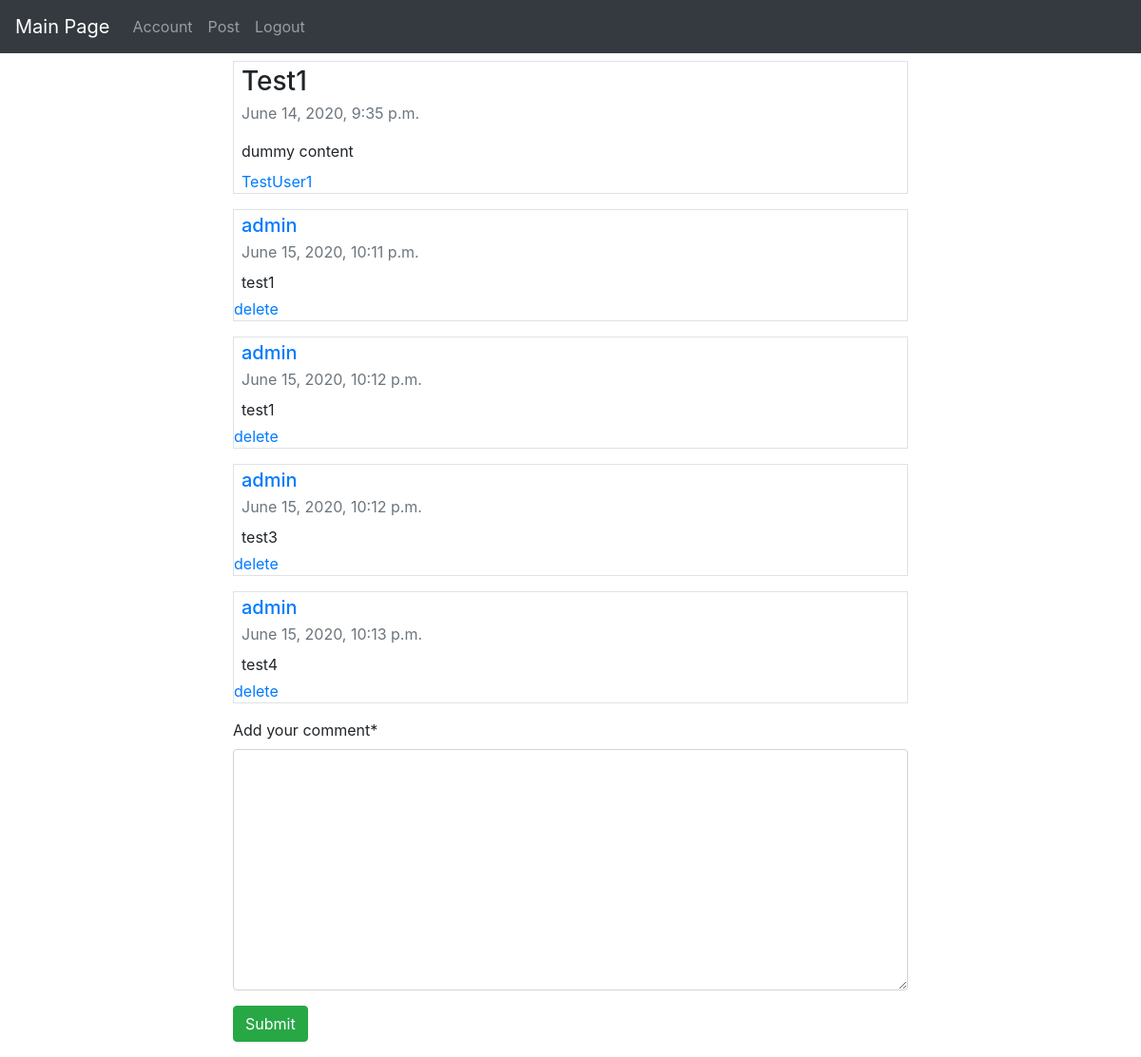
The app's page /post/1/ (signed in), older data.
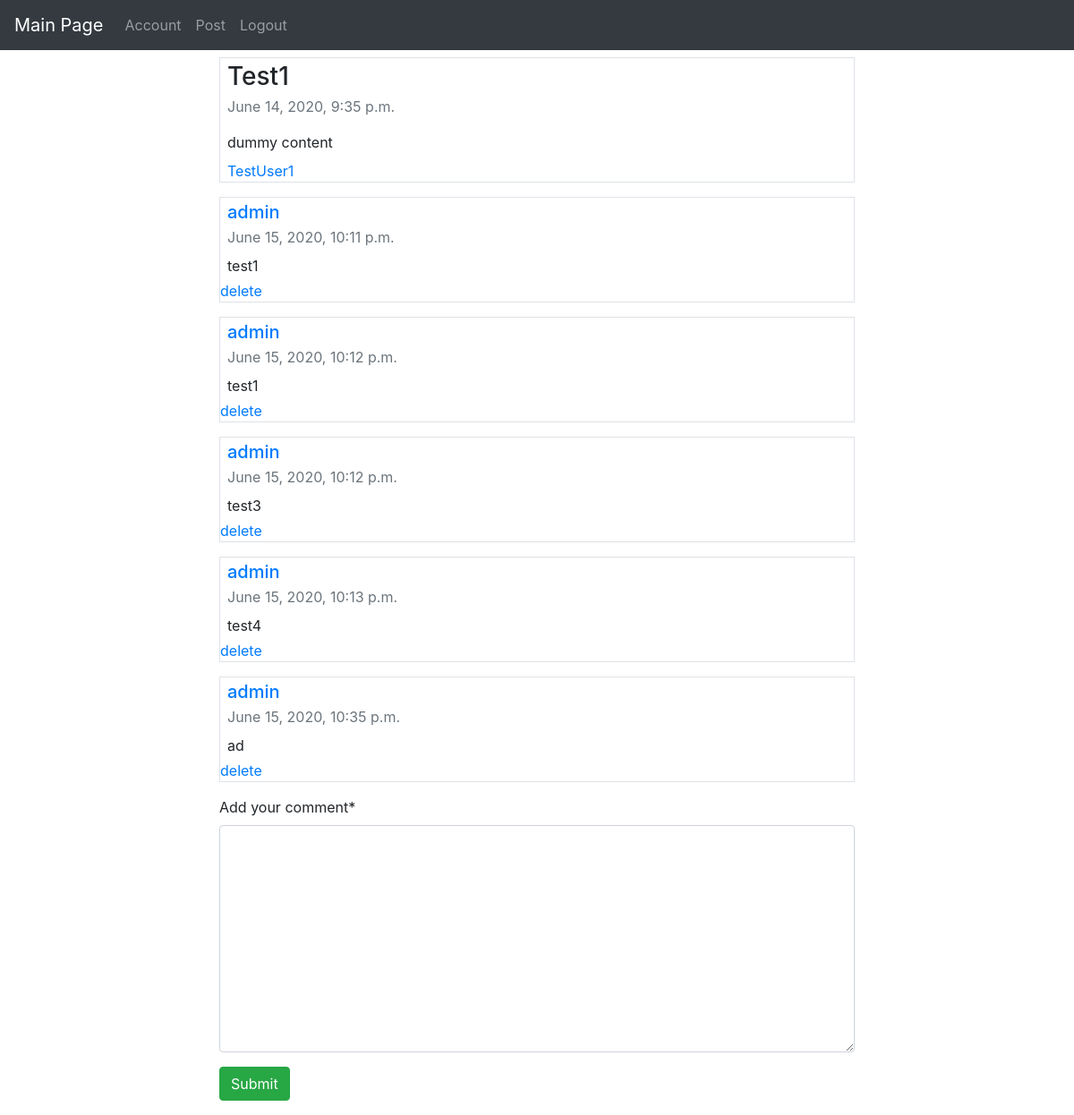
The same page, newer data.
### main/models.py (models this page shows, shortened)
class Comment(models.Model):
    creator = models.ForeignKey(User, on_delete=models.CASCADE)
    post = models.ForeignKey(Post, on_delete=models.CASCADE, related_name="comments")
    content = models.TextField()
    pub_date = models.DateTimeField(auto_now_add=True)

### main/views.py (the view)
# urls.py: path("post/<int:pk>/", comments_view, name="comments"),
@login_required
def comments_view(request, pk):
    post = get_object_or_404(Post,pk=pk)
    comments = post.comments.all()
    if request.method == "POST":
            new_comment = Comment(post=post, content=request.POST["content"], creator=request.user)
            new_comment.save()
            return redirect("main:comments", pk)
    else:
        form = CommentForm()
    return render(request, "main/comments.html", {"form":form, "post":post, "comments":comments})

### main/forms.py
class CommentForm(forms.Form):
    content = forms.CharField(widget=forms.Textarea, label="Add your comment", min_length=2)

### main/templates/main/comments.html (shortened to what this page needs)
{% extends "main/base.html" %}
{% load crispy_forms_tags %}
{% block content %}
<div class="container">
    <div class="col-8 mx-auto ">
        <div class="border mb-3">
            <h3 class="mb-0 px-2 py-1">{{post.topic}}</h3>
            <div class="px-2 pb-1 mb-1 text-muted">{{post.pub_date}}</div>
            <p class="mb-auto p-2">{{post.content}}</p>
            {% if user == post.creator%}
            Your post
            <a href="{% url 'main:delete_post' post.pk %}" >delete</a>
            {% else %}
            <a href="{% url 'user:index' post.creator.pk %}" class="p-2">{{post.creator}}</a>
            {% endif %}
        </div>
        {% for comment in comments %}
        <div class="border mb-3">
            <h5 class="mb-0 px-2 py-1"><a href="{% url 'user:index' comment.creator.pk %}">{{comment.creator}}</a></h5>
            <div class="px-2 mb-1 text-muted">{{comment.pub_date}}</div>
            <p class="mb-auto px-2 py-1"> {{comment.content}}</p>
            {% if user == post.creator or user == comment.creator%}
            <a href="{% url 'main:delete_comment' comment.pk %}" >delete</a>
            {% endif %}
        </div>
        {% endfor %}
        <form method="POST" class="form-group">
            {{form|crispy}}
            <input type="submit" class="btn btn-success">
        </form>
    </div>
</div>
{% endblock %}

Row changes from the older to the newer data that the page shows:
added Comment: creator "admin", pub_date "June 15, 2020, 10:35 p.m.", content "ad", shows "delete"
